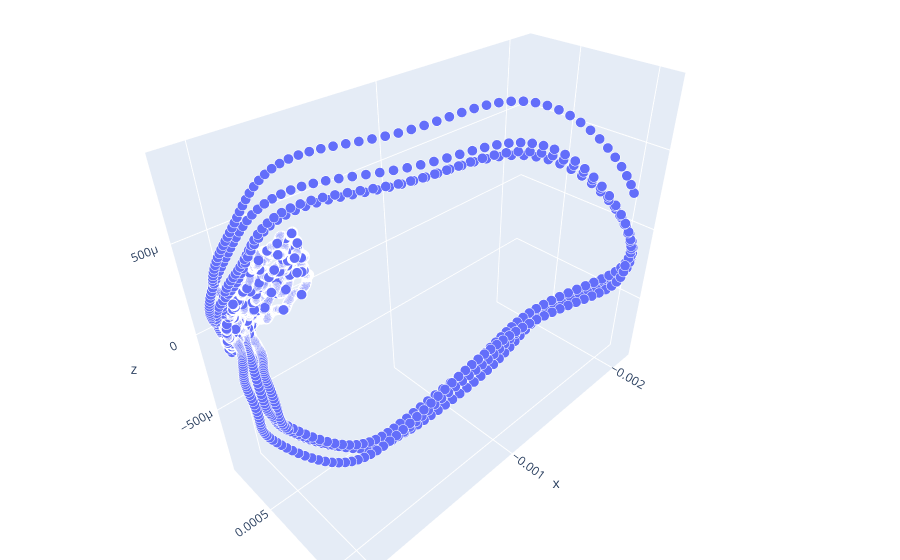

The cell this chart's notebook holds for it:
### Code cell
input ={}
input["data_edf"] = '../Data_VECG/ECG_1.edf'
input["n_term_start"] = 3
input["n_term_finish"] = 6
input["filt"] = False
input["f_sreza"] = None
input["f_sampling"] = 2000
input["show_detected_pqrst"] = True
input["show_ecg"] = True
input["plot_3d"] = True
input["save_images"] = False
input["show_log_scaling"] = False
input["cancel_showing"] = False
input["qrs_loop_area"] = False
input["t_loop_area"] = False
input["show_log_loop_area"] = False
input["count_qrst_angle"] = False
input["show_log_qrst_angle"] = False
res = process(input)

### Figure 1 — Plotly figure (JSON) as saved in the notebook; plotly's stock layout.template omitted (floating-point values rounded to 4 significant figures; data arrays with more than 128 entries replaced by an {"elided": "..."} marker saying what was removed)
{"data": [{"hovertemplate": "x=%{x}<br>y=%{y}<br>z=%{z}<br>size=%{marker.size}<extra></extra>", "legendgroup": "", "marker": {"color": "#636efa", "opacity": 1, "size": {"elided": "8208 int values"}, "sizemode": "area", "sizeref": 1, "symbol": "circle"}, "mode": "markers", "name": "", "scene": "scene", "showlegend": false, "type": "scatter3d", "x": {"elided": "8208 float values"}, "y": {"elided": "8208 float values"}, "z": {"elided": "8208 float values"}}], "layout": {"legend": {"itemsizing": "constant", "tracegroupgap": 0}, "margin": {"b": 0, "l": 0, "r": 0, "t": 0}, "scene": {"domain": {"x": [0, 1], "y": [0, 1]}, "xaxis": {"title": {"text": "x"}}, "yaxis": {"title": {"text": "y"}}, "zaxis": {"title": {"text": "z"}}}}}
